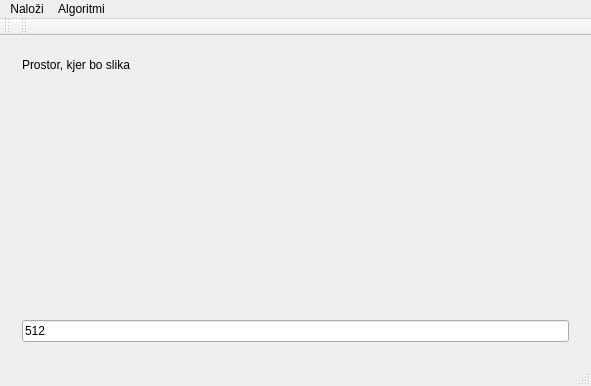
<?xml version="1.0" encoding="UTF-8"?>
<ui version="4.0">
 <class>MainWindow</class>
 <widget class="QMainWindow" name="MainWindow">
  <property name="geometry">
   <rect>
    <x>0</x>
    <y>0</y>
    <width>591</width>
    <height>386</height>
   </rect>
  </property>
  <property name="windowTitle">
   <string>CT posnetki</string>
  </property>
  <widget class="QWidget" name="centralWidget">
   <layout class="QHBoxLayout" name="horizontalLayout">
    <item>
     <widget class="QWidget" name="widget" native="true">
      <property name="autoFillBackground">
       <bool>false</bool>
      </property>
      <layout class="QGridLayout" name="gridLayout">
       <item row="0" column="0">
        <widget class="QLabel" name="label">
         <property name="autoFillBackground">
          <bool>false</bool>
         </property>
         <property name="text">
          <string>Prostor, kjer bo slika</string>
         </property>
         <property name="alignment">
          <set>Qt::AlignLeading|Qt::AlignLeft|Qt::AlignTop</set>
         </property>
        </widget>
       </item>
       <item row="1" column="0">
        <widget class="QLineEdit" name="lineEdit">
         <property name="text">
          <string>512</string>
         </property>
        </widget>
       </item>
      </layout>
     </widget>
    </item>
   </layout>
  </widget>
  <widget class="QMenuBar" name="menuBar">
   <property name="geometry">
    <rect>
     <x>0</x>
     <y>0</y>
     <width>591</width>
     <height>21</height>
    </rect>
   </property>
   <widget class="QMenu" name="menuCT">
    <property name="title">
     <string>Naloži</string>
    </property>
    <addaction name="nalozi_sliko"/>
    <addaction name="nalozi_paleto"/>
   </widget>
   <widget class="QMenu" name="menuAlgoritmi">
    <property name="title">
     <string>Algoritmi</string>
    </property>
    <addaction name="actionCM"/>
    <addaction name="actionCM_Dekodiraj"/>
    <addaction name="actionCM3"/>
    <addaction name="actionCM3_Dekodiraj"/>
   </widget>
   <addaction name="menuCT"/>
   <addaction name="menuAlgoritmi"/>
  </widget>
  <widget class="QToolBar" name="mainToolBar">
   <attribute name="toolBarArea">
    <enum>TopToolBarArea</enum>
   </attribute>
   <attribute name="toolBarBreak">
    <bool>false</bool>
   </attribute>
  </widget>
  <widget class="QStatusBar" name="statusBar"/>
  <widget class="QToolBar" name="toolBar">
   <property name="windowTitle">
    <string>toolBar</string>
   </property>
   <attribute name="toolBarArea">
    <enum>TopToolBarArea</enum>
   </attribute>
   <attribute name="toolBarBreak">
    <bool>false</bool>
   </attribute>
  </widget>
  <action name="nalozi_sliko">
   <property name="text">
    <string>Sliko</string>
   </property>
  </action>
  <action name="nalozi_paleto">
   <property name="text">
    <string>Paleto</string>
   </property>
  </action>
  <action name="actionCM">
   <property name="text">
    <string>CM</string>
   </property>
  </action>
  <action name="actionCM_Dekodiraj">
   <property name="text">
    <string>CM Dekodiraj</string>
   </property>
  </action>
  <action name="actionCM3">
   <property name="text">
    <string>CM3</string>
   </property>
  </action>
  <action name="actionCM3_Dekodiraj">
   <property name="text">
    <string>CM3 Dekodiraj</string>
   </property>
  </action>
 </widget>
 <layoutdefault spacing="6" margin="11"/>
 <resources/>
 <connections/>
</ui>
